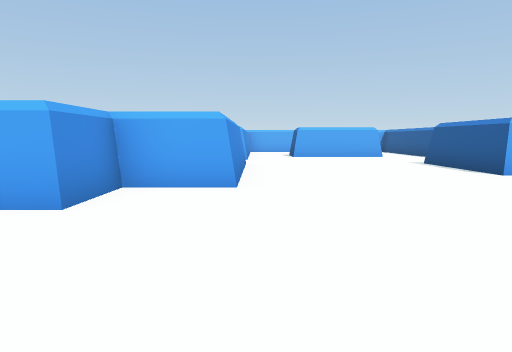
view 1 (above)

24 first-person views from a walk through a scene from a Unity 3-D project. The camera is 1.3 m above the floor, tilts 6° down and sees 70° across. The floor is counted in squares, 2 m on a side. Each view is taken from the middle of a square. On the plan, view 1 faces up. The plan holds only what a view shows up to about 11 squares ahead; the rest is blank.

view 2
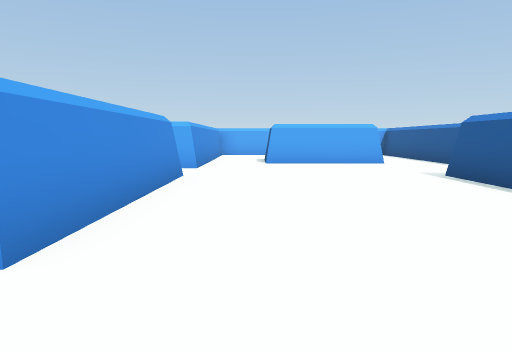

view 3
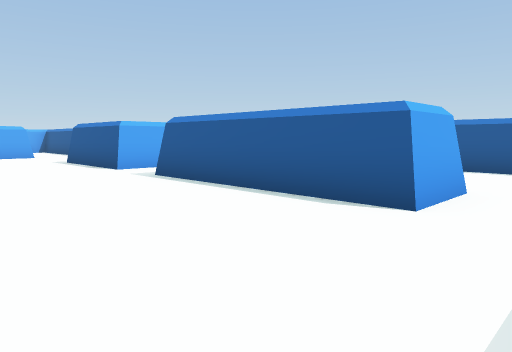

view 4
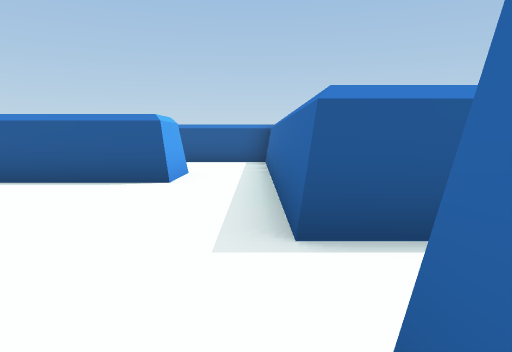

view 5
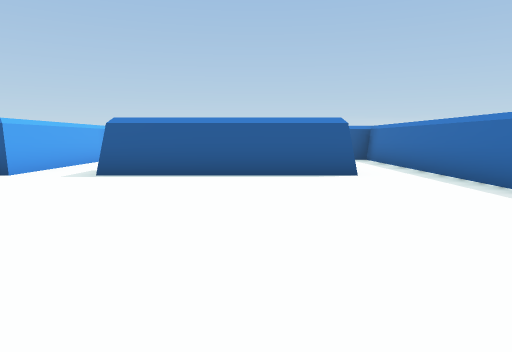

view 6
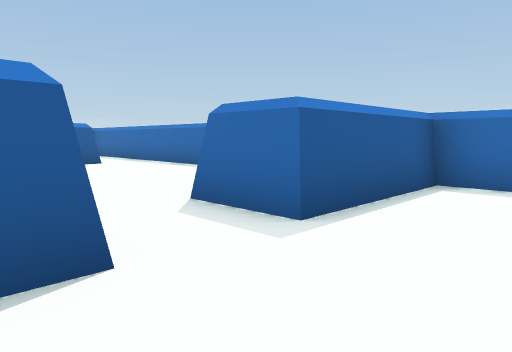

view 7
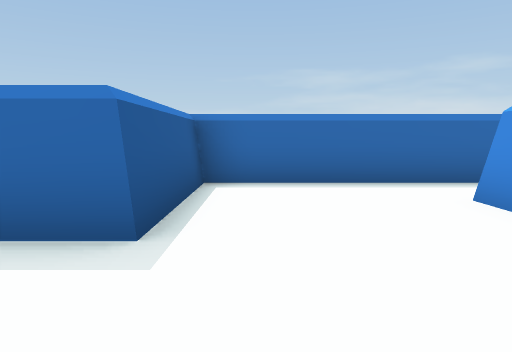

view 8
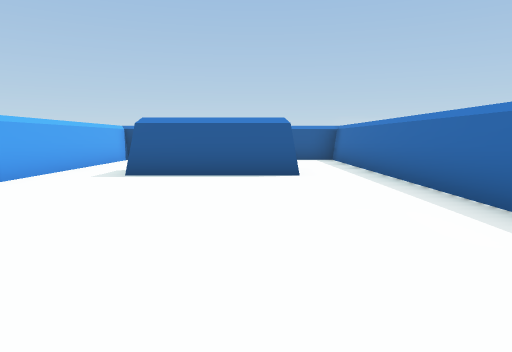

view 9
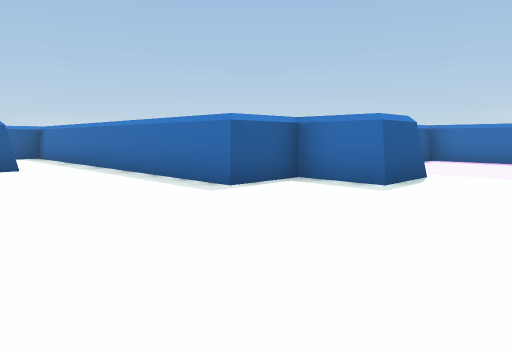

view 10
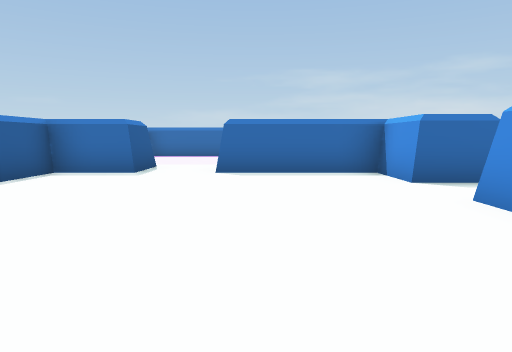

view 11
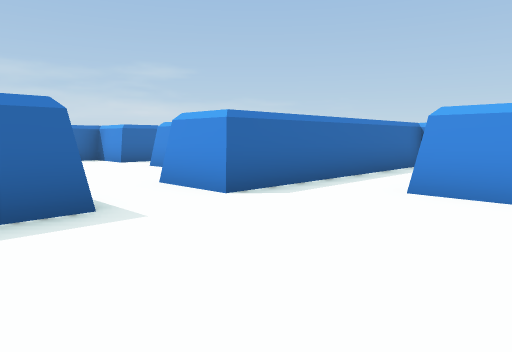

view 12
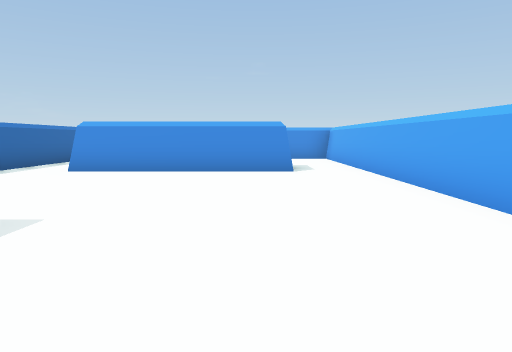

view 13
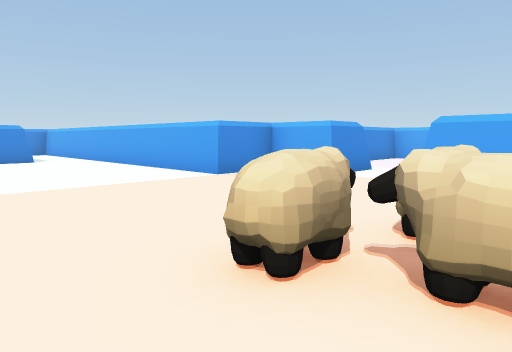

view 14
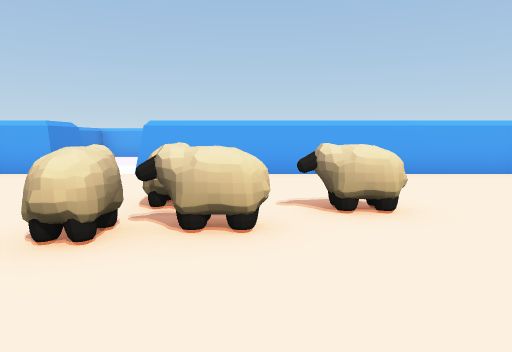

view 15
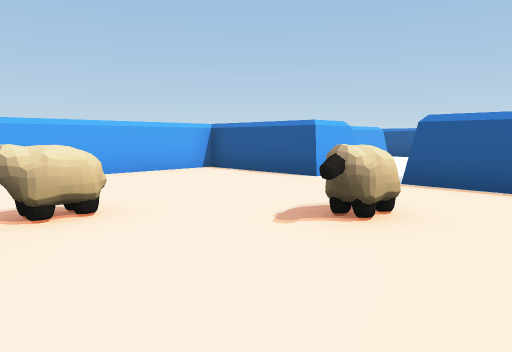

view 16
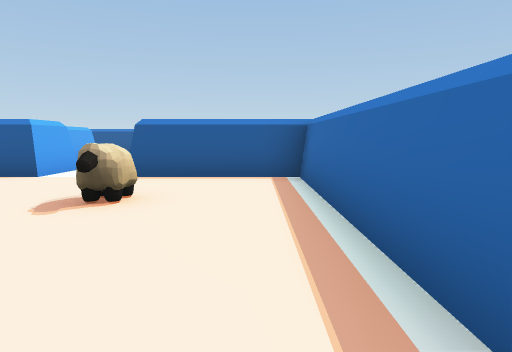

view 17
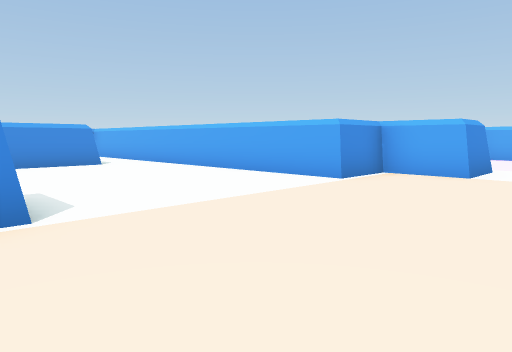

view 18
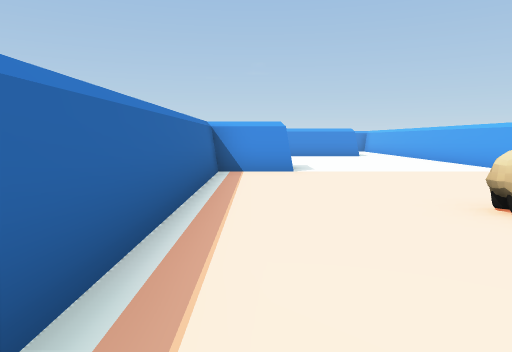

view 19
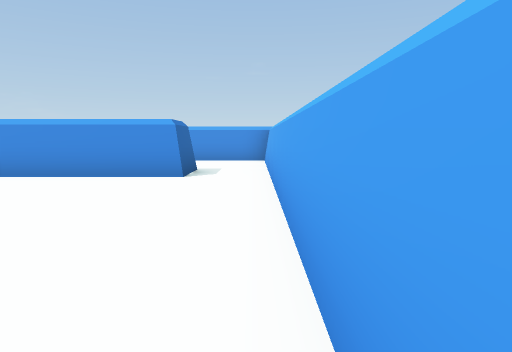

view 20
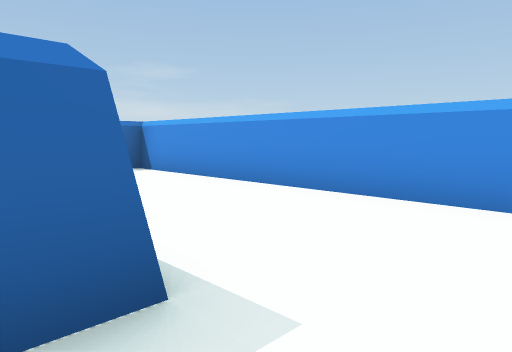

view 21
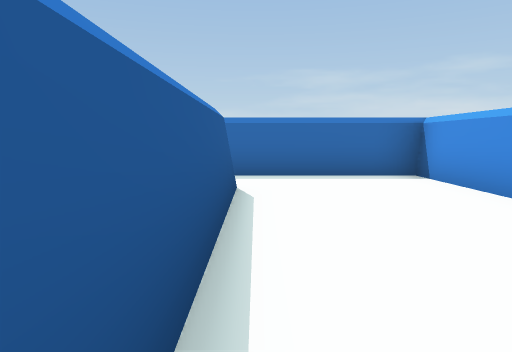

view 22
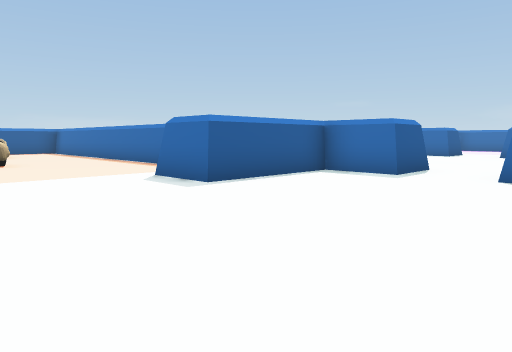

view 23
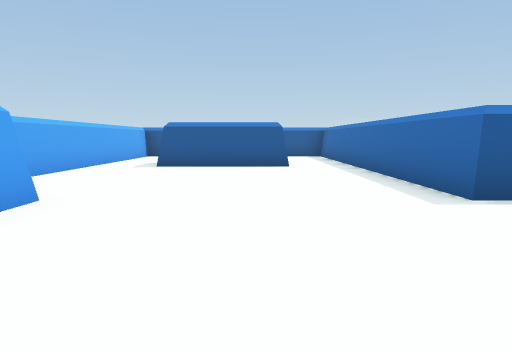

view 24
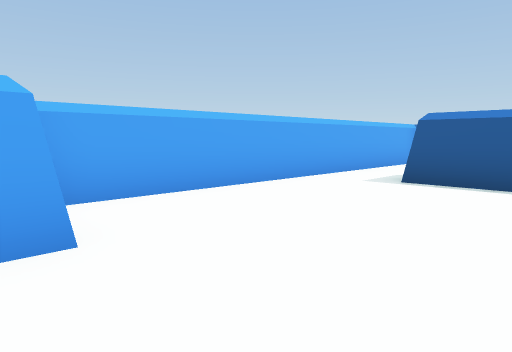

### Floor plan
Points are (right, up) in squares from view 1. A wall is a line through its corners. A room is listed if a view was taken in it or the views show most of it. See-through windows are left out.
Room 1 (views 1, 2, 3, 4)
walls: (4.3, 6.3) (4.3, 9.2); (-0.3, 9.2) (-0.3, 4.8) (-1.8, 4.8) (-1.8, 3.3); (4.3, 0.3) (4.3, 4.8); (1.4, -2.5) (1.4, -1.3) (4.6, -1.3); (4.2, 12.3) (1.2, 12.3); (-0.3, 12.4) (-0.3, 10.8)
ways out: opening at (-2.5, 2.5) to room 2; opening at (-1, 10) to room 4; opening at (0.5, -2); opening at (0.5, 13); opening at (5, -0.5); opening at (5, 5.5); opening at (5, 13)
Room 2 (views 5, 6, 7)
walls: (-6.3, 0.8) (-6.3, 0.3); (-3.2, 3.3) (-3.2, 4.8) (-7.6, 4.8); (-1.8, 3.3) (-2.4, 3.3); (-7.4, -1.3) (-3.2, -1.3) (-3.2, 1.6) (-1.7, 1.6)
ways out: opening at (-2.5, 2.5) to room 1; opening at (-7, -0.5) to room 3; opening at (-7, 4) to room 3
Room 3 (views 8, 9, 23, 24)
walls: (-12.2, 3.3) (-12.7, 3.3); (-13.7, -4.2) (-13.7, -2.9) (-12.1, -2.9) (-12.1, -1.3) (-7.4, -1.3); (-7.7, 0.3) (-7.7, 3.3); (-18.4, 1) (-18.4, 0.2); (-7.6, 4.8) (-12, 4.8); (-19.6, -1.3) (-18.4, -1.3) (-18.4, -2.9) (-15.2, -2.9)
ways out: opening at (-7, -0.5) to room 2; opening at (-7, 4) to room 2; opening at (-16, 4) to room 4; opening at (-19, -0.5); opening at (-14.5, -3.5)
Room 4 (views 10, 11, 12, 13, 14, 15, 16, 17, 18, 19, 22)
walls: (-10.9, 13.9) (-12.3, 13.9) (-12.3, 12.3) (-18.5, 12.3); (-15.2, 3.2) (-15.2, 4.7) (-13.7, 4.7) (-13.7, 7.6) (-12.3, 7.6) (-12.3, 6.2) (-1.7, 6.2) (-1.7, 9.2); (-18.4, 10.7) (-18.4, 6.2); (-18.4, 4.7) (-16.9, 4.7) (-16.9, 3.2); (-0.3, 10.8) (-1.7, 10.8) (-1.7, 13.9) (-9.2, 13.9)
ways out: opening at (-1, 10) to room 1; opening at (-16, 4) to room 3; opening at (-19, 5.5) to room 5; opening at (-19, 11.5) to room 5; opening at (-10, 14.5)
objects: other object (-8, 9); other object (-8, 10) to (-7, 10); other object (-8, 11); other object (-6, 10) to (-6, 11); other object (-4, 9)
Room 5 (views 20, 21)
walls: (-19.7, 6.2) (-19.7, 10.7) (-18.4, 10.7); (-18.5, 12.3) (-22.9, 12.3) (-22.9, 4.7) (-18.4, 4.7)
ways out: opening at (-19, 5.5) to room 4; opening at (-19, 11.5) to room 4

Where each view was taken, in squares from view 1:
view 1: 0 up, 0 right, facing up
view 2: 3 up, 1 right, facing up
view 3: 1 down, 1 right, facing up-right
view 4: 1 down, 1 left, facing right
view 5: 2 up, 2 left, facing right
view 6: 4 up, 5 left, facing down-right
view 7: 4 up, 4 left, facing down
view 8: 1 up, 14 left, facing right
view 9: 2 up, 16 left, facing down-right
view 10: 4 up, 16 left, facing down
view 11: 8 up, 14 left, facing down-left
view 12: 10 up, 11 left, facing left
view 13: 8 up, 7 left, facing up-left
view 14: 7 up, 7 left, facing up
view 15: 7 up, 7 left, facing up-right
view 16: 7 up, 8 left, facing right
view 17: 7 up, 9 left, facing up-left
view 18: 7 up, 5 left, facing left
view 19: 12 up, 12 left, facing left
view 20: 12 up, 19 left, facing down-left
view 21: 11 up, 20 left, facing down
view 22: 11 up, 18 left, facing down-right
view 23: 1 up, 16 left, facing right
view 24: 1 up, 13 left, facing up-right
